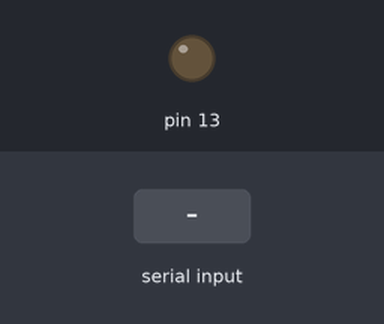
A sketch run on a simulated Arduino Uno, built with avr-gcc and run on an emulated ATmega328P. On the bench: output pins drawn as LEDs (lit = HIGH). The test bench sets the inputs (shaded band).

Above: at 6.2 s.
6.3 s: "1" received over Serial
At 6.7 s:
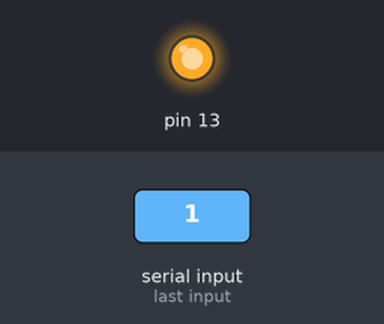
Timing chart, 0 to 9.3 s (numbered marks = the images above; inputs shaded):
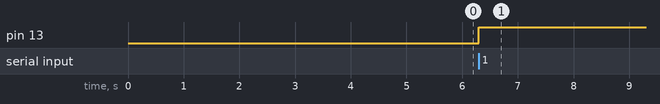

The sketch:

vvo_sync.ino
```cpp
void setup() {
  // put your setup code here, to run once:
  Serial.begin(57600);
  pinMode(13, OUTPUT);
  digitalWrite(13, LOW);
  delay(5000);
}

void loop() {
  if (Serial.available()){
    digitalWrite(13, Serial.read()>0);
  }
}
```

Measured:
- after the input at 6.3 s, pin 13: LOW → HIGH at once
